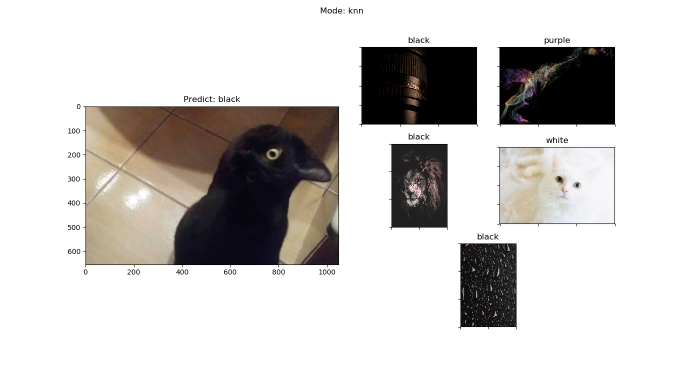
#> input picture black example.png, 1366 x 734 px (shown at 1/2 size); its folder holds only this picture in this run
$ python -i code.py   (imports and definitions only)
#> lines starting #> are read from the running program, lines starting #| are printed output that depends on the picture
#> further down, picture is the input picture: shape (734, 1366, 3); mean B, G, R 199.1, 201.1, 203.8
import numpy as np
import cv2
import os
import matplotlib.pyplot as plt
from matplotlib.gridspec import GridSpec
import pandas as pd
from scipy import ndimage

from methods import *

class_size = 8

def get_features(image, mode='train'):
	# hisogram equalization
#> called with mode = 'train'
	image = cv2.cvtColor(image, cv2.COLOR_BGR2LAB)
#> image: shape (734, 1366, 3); mean of channels 0, 1, 2 202.4, 128.8, 129.5
	clahe = cv2.createCLAHE(clipLimit=3.0, tileGridSize=(8, 8))
	image[:, :, 0] = clahe.apply(image[:, :, 0])
#> image: shape (734, 1366, 3); mean of channels 0, 1, 2 203.7, 128.8, 129.5
	image = cv2.cvtColor(image, cv2.COLOR_LAB2BGR)
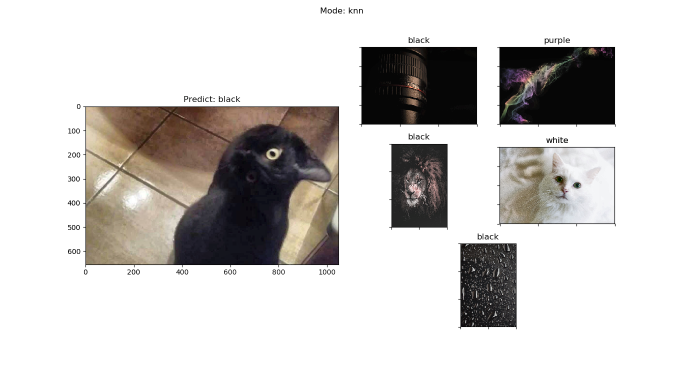
#> image: shape (734, 1366, 3) (shown at 1/2 size); mean B, G, R 200.2, 202.3, 205


	# if mode == 'test':
	# 	plt.imshow(image[:,:,::-1])
	# 	plt.show()
	means, stds = cv2.meanStdDev(image)
#> means = [200.2, 202.3, 205]; stds = [89.84, 88.59, 86.14]
	stats = np.concatenate([means, stds]).flatten()
#> stats = [200.2, 202.3, 205, 89.84, 88.59, 86.14]
	h, w, _ = image.shape
#> h = 734; w = 1366
	if h > w:
		image = ndimage.rotate(image, 90)
	image = cv2.resize(image, (500, 400), interpolation=cv2.INTER_CUBIC)
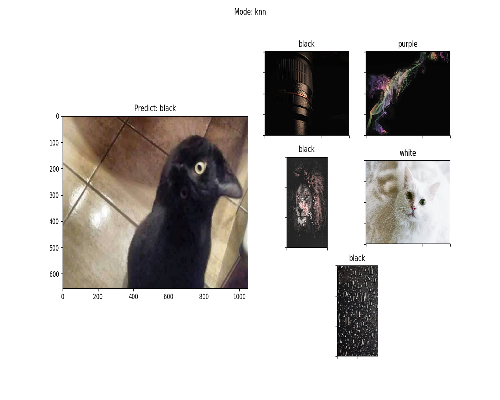
#> image: shape (400, 500, 3); mean B, G, R 200.3, 202.4, 205.1
	image = image[100:300, 100:400]
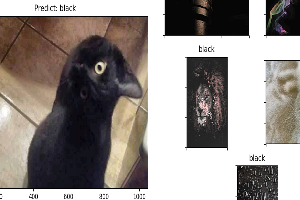
#> image: shape (200, 300, 3); mean B, G, R 139, 143.1, 149.9
	for i in range(0, 200, 50):
		for j in range(0, 300, 50):
			hist = cv2.calcHist([image[i:i+50, j:j+50]], [0, 1, 2], None, [5, 5, 5], [0, 256, 0, 256, 0, 256]).flatten()
			stats = np.concatenate([stats, hist]).flatten()
#> after the loop, stats = 3006 values, max 2500 at index 2755, min 0 at index 8, mean 20.25
	return stats


def plot(X, Y, labels=range(class_size)):
	colors = plt.cm.rainbow(np.linspace(0, 1, class_size))
	for label, color in zip(labels, colors):
		plt.scatter(X[:, 0].real[Y == label], X[:, 1].real[Y == label], color=color, label=label)
	plt.legend()


def load_data():
	print('Loading images...')
	x_train = []
	y_train = []
	class_names = {}
	for label, folder in enumerate(os.listdir('images')):
		print(folder, 'images')
		color_path = os.path.join('images', folder)
		class_names[label] = folder
		for file in os.listdir(color_path):
			image_path = os.path.join(color_path, file)
			image = cv2.imread(image_path)
			x_train.append(image)
			y_train.append(label)
	print('Done!')
	return np.array(x_train), np.array(y_train), class_names

# [1 line that did not run here, left out]
# [1 line that did not run here, left out]

# [1 line that did not run here, left out]
# df['label'] = y_train

# Box plot
# df.loc[:, 'hist_0':'hist_5'].plot(kind='box', subplots=True, layout=(2,3), sharex=False, sharey=False, figsize=(9,9), title='Box Plot for each input variable')
# plt.plot()
# plt.show()

# histogram
# import pylab as pl
# df.loc[:, 'mean_blue':'std_red'].hist(bins=30, figsize=(9,9))
# pl.suptitle("Histogram for each mean and variance")
# plt.show()

# Printing scatter matrix
from matplotlib import cm
# [1 line that did not run here, left out]
# [1 line that did not run here, left out]
cmap = cm.get_cmap('gnuplot')
# [1 line that did not run here, left out]
# [6 lines not run here, left out]
from sklearn.preprocessing import StandardScaler
scaler = StandardScaler()
# [1 line that did not run here, left out]

# [1 line not run here, left out]
# [1 line that did not run here, left out]

test_features = []
test_names = []
# [7 lines not run here, left out]

# [1 line that did not run here, left out]
# [1 line that did not run here, left out]
# [1 line that did not run here, left out]
# [1 line not run here, left out]

# Calculating the accuracy
acc = 0
# [27 lines not run here, left out]

>>> import cv2
>>> picture = cv2.imread('black example.png')
>>> result = get_features(picture)
#> result has the same summary as stats in get_features

$ run again, on blue example.png
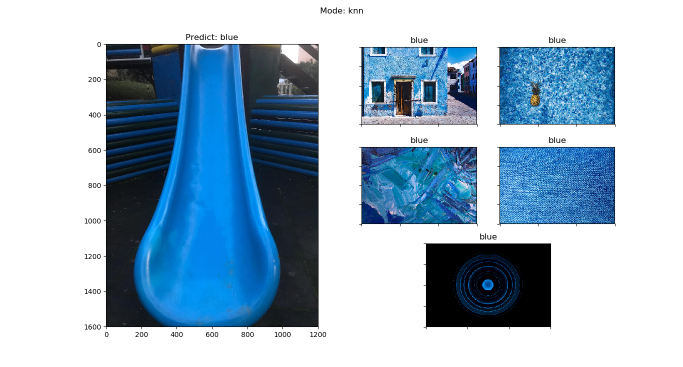
#> input picture blue example.png, 1366 x 734 px (shown at 1/2 size)
#> picture is the input picture: shape (734, 1366, 3); mean B, G, R 200.7, 182.6, 159.7
#> means = [205.4, 188.5, 169.7]; stds = [81.22, 88.54, 104.3]
#> in get_features, `stats = np.concatenate([means, stds]).flatten()`: stats = [205.4, 188.5, 169.7, 81.22, 88.54, 104.3]
#> in get_features, `image = cv2.resize(image, (500, 400), interpolation=cv2.INTER_CUBIC)`:
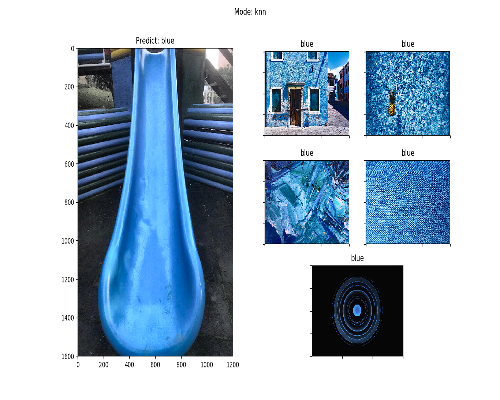
#> image: shape (400, 500, 3); mean B, G, R 205.6, 188.7, 170.1
#> in get_features, `image = image[100:300, 100:400]`:
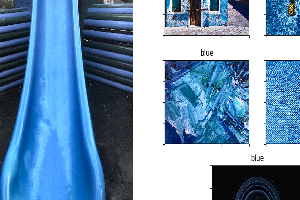
#> image: shape (200, 300, 3); mean B, G, R 178.8, 145.9, 110.2
#> after the loop in get_features, `for i in range(0, 200, 50):`: stats = 3006 values, max 2500 at index 2755, min 0 at index 7, mean 20.24
#> result has the same summary as stats in get_features
